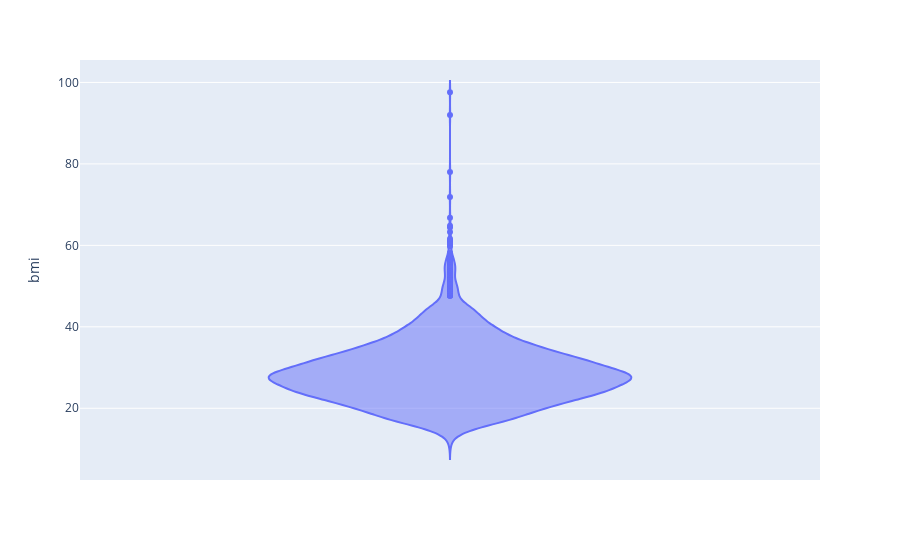

The cell this chart's notebook holds for it:
### Code cell
fig = px.violin(df, y="bmi")
fig.show()

### Figure 1 — Plotly figure (JSON) as saved in the notebook; plotly's stock layout.template omitted (floating-point values rounded to 4 significant figures; data arrays with more than 128 entries replaced by an {"elided": "..."} marker saying what was removed)
{"data": [{"alignmentgroup": "True", "box": {"visible": false}, "hovertemplate": "bmi=%{y}<extra></extra>", "legendgroup": "", "marker": {"color": "#636efa"}, "name": "", "offsetgroup": "", "orientation": "v", "scalegroup": "True", "showlegend": false, "type": "violin", "x0": " ", "xaxis": "x", "y": {"elided": "5110 float values"}, "y0": " ", "yaxis": "y"}], "layout": {"legend": {"tracegroupgap": 0}, "margin": {"t": 60}, "violinmode": "group", "xaxis": {"anchor": "y", "domain": [0, 1]}, "yaxis": {"anchor": "x", "domain": [0, 1], "title": {"text": "bmi"}}}}
